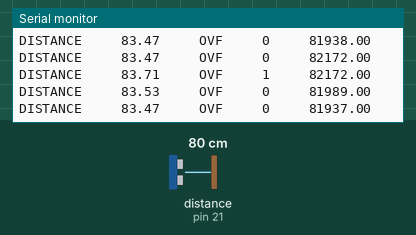
Bench run of a sketch on a simulated Arduino Mega 2560, built with avr-gcc and run on an emulated ATmega2560. On the bench: the last lines printed to the serial monitor. Wiring (inferred from the names in the program): ultrasonic range finder: trigger pin 24; echo pin 21. The inputs (shaded band) are chosen by the test bench; at power-on: distance to the obstacle (sensor on pin 21) 80 cm. The echo pulse lasts 58.3 µs per cm.

Above: at 1.2 s.
1.3 s: distance to the obstacle (sensor on pin 21) set to 4 cm
At 2.1 s:
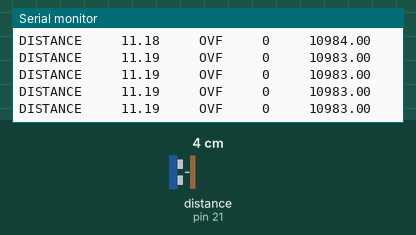
4.3 s: distance to the obstacle (sensor on pin 21) set to 2 cm
At 5.4 s:
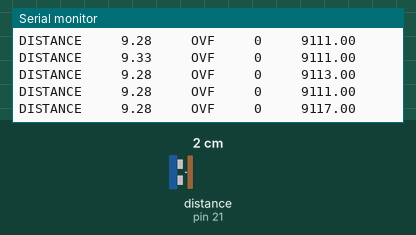
5.8 s: distance to the obstacle (sensor on pin 21) set to 4 cm
At 6.5 s:
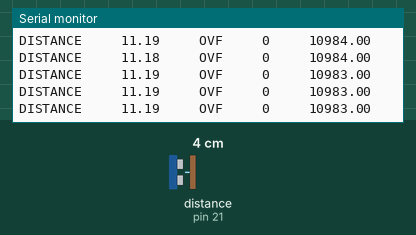
8.8 s: distance to the obstacle (sensor on pin 21) set to 60 cm
At 9.4 s:
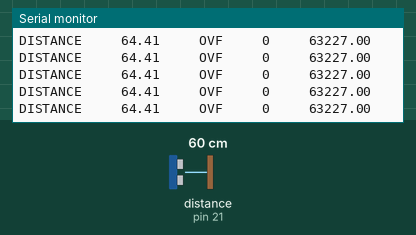
Timing chart, 0 to 10.0 s (numbered marks = the images above; inputs shaded):
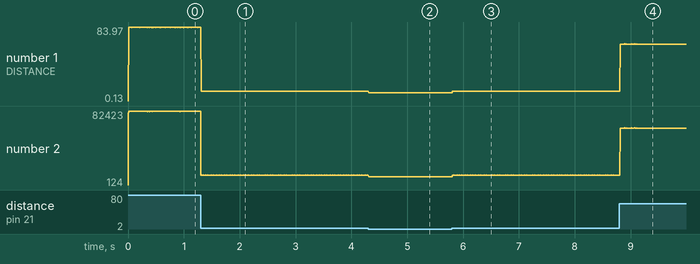

Measured:
- after the input at 4.3 s, the serial monitor: prints a new line at once (image 2)
- after the input at 8.8 s, the serial monitor: prints a new line at once (image 4)
- plotted number 1: 11.19 → 9.28 after the input at 4.3 s, 11.19 → 64.41 after the input at 8.8 s
- plotted number 2: 10984 → 9111 after the input at 4.3 s, 10984 → 63227 after the input at 8.8 s

The sketch:

Sonar_HM.ino
```cpp
#include <avr/io.h>
//#define F_CPU 16000000UL
#include <avr/interrupt.h>


#define Trig 24
#define Echo 21

volatile int ovf=0;
volatile float distance=0;
volatile int flag=0;
volatile float temp;
volatile int a=0;


ISR(TIMER3_OVF_vect)
{
  ovf++;

}


ISR(INT0_vect)
{

  temp=(ovf*65536.0)+TCNT3;
  distance=(float)((temp*16300.0)/16000000.0);

//delay(10);
  digitalWrite(Trig,LOW);
 delayMicroseconds(2);
  digitalWrite(Trig,HIGH);
  delayMicroseconds(10);
  digitalWrite(Trig,LOW);

  ovf=0;
TCNT3=0;
 }


void setup() {
  // put your setup code here, to run once:
pinMode(Trig,OUTPUT);
pinMode(Echo,INPUT);

  Serial.begin(115200);
  TCCR3A=0;
  TCCR3B=(1<<CS30);//Prescaler=0.
  TIMSK3=(1<<TOIE3);//OVF Interrupt Enable.

  EIMSK=(1<<INT0);
  EICRA=(1<<ISC01);//Falling Edge Interrupt Set.
  sei();

  digitalWrite(Trig,LOW);
 delayMicroseconds(2);
   digitalWrite(Trig,HIGH);
  delayMicroseconds(10);
  digitalWrite(Trig,LOW);
  ovf=0;
  TCNT3=0;

}

void loop() {
  // put your main code here, to run repeatedly:

 Serial.print("DISTANCE");
 Serial.print("     ");
Serial.print(distance);
Serial.print("     ");Serial.print("OVF");
Serial.print("     ");
Serial.print(ovf);
Serial.print("     ");
Serial.println(temp);

}
```
